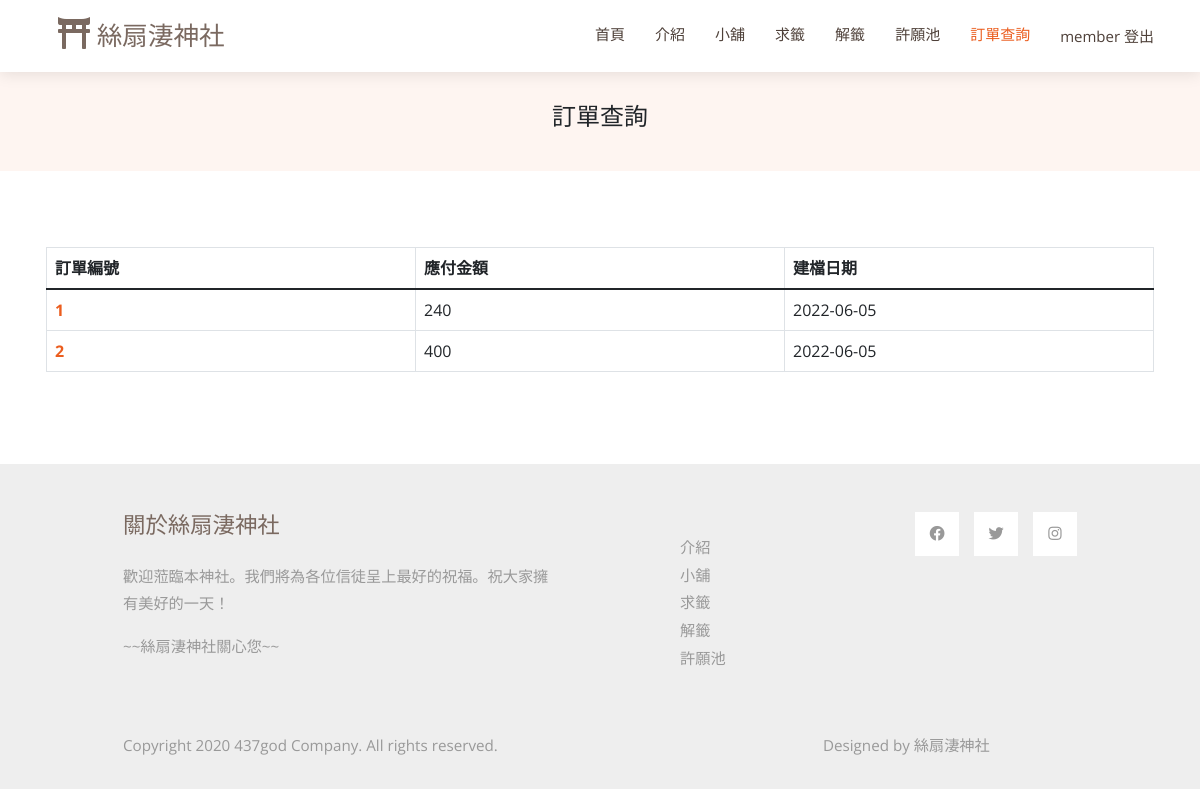
Screenshot of /訂單管理.php (signed in) with the database file from the repository.
### tables this page shows
CREATE TABLE `order` (
  `member_name` varchar(20) NOT NULL,
  `order_id` int(20) NOT NULL,
  `order_totalprice` int(10) NOT NULL,
  `order_time` date DEFAULT NULL
);

### 訂單管理.php (the view, shortened to what this page needs)
<!DOCTYPE html>
<html lang="en">
<head>
  <?php
    include ("template.php");
    echo $vendorcss;
    echo $maincss;
  ?>
    <?php
    include("mysql_connect.inc.php");
    $name = $_SESSION['Name'];
    if ($result = mysqli_query($link, "SELECT * FROM `order` where `member_name` = '$name'")) {
    while ($row = mysqli_fetch_assoc($result)) {
      $data .= "<tr><th scope=\"row\"><a href=\"cart.php?order=$row[order_id]\">$row[order_id]</th><td>$row[order_totalprice]</td><td>$row[order_time]</td></tr>";
    }
    }
    ?>
</head>
<body>
  <?php
    include ("template.php");
  ?>
  <header id="header" class="fixed-top d-flex align-items-center">
    <div class="container d-flex align-items-center justify-content-between">
      <div class="container-fluid">
        <a class="navbar-brand" href="index.php">
            <i class="fas fa-film mr-2"></i>
            絲扇淒神社
        </a>
      </div>
      <nav id="navbar" class="navbar">
        <ul>
          <li><a class="nav-link scrollto" href="index.php">首頁</a></li>
          <li><a class="nav-link scrollto" href="index.php">介紹</a></li>
          <li><a class="nav-link scrollto" href="store-page.php">小舖</a></li>
          <li><a class="nav-link scrollto" href="求籤.php">求籤</a></li>
          <li><a class="nav-link scrollto" href="解籤1.php">解籤</a></li>
          <li><a class="nav-link scrollto" href="許願池.php">許願池</a></li>
          <?php
            if (isset($_SESSION['Name'])) {
                if($_SESSION["Name"] == 'admin')
                {
                  echo '<li><a class="nav-link scrollto" href="商品管理.php">管理中心</a></li>';
                  echo '<li><a href="logout.php">'.$_SESSION['Name'].'   登出</a></li>';
                }
                else
                {
                  echo '<li><a class="nav-link scrollto active" href="訂單管理.php">訂單查詢</a></li>';
                  echo '<li><a href="logout.php">'.$_SESSION['Name'].'   登出</a></li>';
                }
                } else {
                echo '<li><button class="getstarted button1" onclick="document.getElementById(\'id01\').style.display=\'block\'" style="width: 125px; padding-top: 7px;">登入/註冊</button></li>';
                }
            ?>
        </ul>
      </nav>
    </div>
  </header>
  <main id="main">
    <section class="breadcrumbs">
        <div class="container">
          <div class="d-flex justify-content-between align-items-center">
            <h2>訂單查詢</h2>
          </div>
        </div>
    </section>
    <?php
                if($_SESSION['Name'] != null)
                {
                     echo "<section id=\"store\" class=\"portfolio\">
                     <div class=\"container\" data-aos=\"fade-up\">
                         <div class=\"row\" data-aos=\"fade-up\" data-aos-delay=\"100\">
                             <div class=\"col-12\">
                                 <div id=\"order-table\">
                                     <table class=\"table table-bordered\" style=\"table-layout:fixed\">
                                         <thead>
                                             <tr>
                                                 <th scope=\"col\">訂單編號</th>
                                                 <th scope=\"col\">應付金額</th>
                                                 <th scope=\"col\">建檔日期</th>
                                             </tr>
                                         </thead>
                                         <tbody>";
                     echo $data;
                     echo "
                                                        </tbody>
                                                </table>
                                            </div>
                                        </div>
                                    </div>
                                </div>
                            </section>";
                }
                else
                {
                     echo '<meta http-equiv=REFRESH CONTENT=0;url=plslogin.php>';
                }
            ?>
  </main>
  <?php
  include ("template.php");
  ?>
</body>
</html>

### css/style.css (style rules this page uses)
body { font-family: "Open Sans", sans-serif; color: #212529; }
a { color: #eb5d1e; text-decoration: none; }
h1, h2, h3, h4, h5, h6, .font-primary { font-family: "Raleway", sans-serif; }
#header { height: 72px; transition: all 0.5s; z-index: 997; transition: all 0.5s; background: #fff; box-shadow: 0px 2px 15px rgba(0, 0, 0, 0.1); }
#main { margin-top: 72px; }
.navbar { padding: 0; }
.navbar ul { margin: 0; padding: 0; display: flex; list-style: none; align-items: center; }
.navbar li { position: relative; }
.navbar a, .navbar a:focus { display: flex; align-items: center; justify-content: space-between; padding: 10px 0 10px 30px; font-size: 15px; color: #4e4039; white-space: nowrap; transition: 0.3s; }
.navbar a:hover, .navbar .active, .navbar .active:focus, .navbar li:hover > a { color: #eb5d1e; }
section { padding: 60px 0; overflow: hidden; }
.breadcrumbs { padding: 15px 0; background-color: #fef5f1; min-height: 40px; }
.breadcrumbs h2 { font-size: 24px; font-weight: 300; }

### css/style1.css (style rules this page uses)
*, *:before, *:after { box-sizing: border-box; margin: 0; padding: 0; }
body { font-family: "Open Sans", Helvetica, Arial, sans-serif; background: #ffffff; }
h2 { width: 100%; font-size: 26px; text-align: center; }
.container { padding: 16px; }

### css/templatemo-style.css (style rules this page uses)
p { line-height: 1.8; }
a { text-decoration: none; transition: all 0.3s ease; }
.container-fluid { max-width: 1770px; }
.tm-container-small { max-width: 1050px; }
.navbar-brand { color: rgb(122, 105, 96); font-size: 1.6rem; }
.navbar-brand i { font-size: 2rem; }
.tm-text-primary { color: rgb(122, 105, 96); }
.tm-bg-gray { background-color: #EEEEEE; }
.nav-link { color: #666666; border-bottom: 4px solid transparent; font-size: 1.2rem; }
p, .tm-text-gray { color: #999; }
.tm-footer-links li { list-style: none; margin-bottom: 5px; }
.tm-footer-links li a { color: #999999; }
.tm-social-links li { list-style: none; margin-right: 15px; }
.tm-social-links li:last-child { margin-right: 0; }
.tm-social-links li a { color: #999999; width: 44px; height: 44px; display: flex; background-color: #fff; align-items: center; justify-content: center; }
.tm-footer { font-size: 0.95rem; }
.tm-footer-title { font-size: 1.4rem; }

### rows the page displays
order: order_id "1", order_totalprice "240", order_time "2022-06-05"
order: order_id "2", order_totalprice "400", order_time "2022-06-05"

### other values shown
$_SESSION['Name'] "member"
